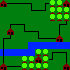

A level layout from a 2D game, rendered from its tile map. Below: a short description, then the map file with its tile-grid data intact:
An orthogonal 10x10 tile map with 7x7 px tiles, 2 tile layers (backGround, foreGround).

<map version="1.0" orientation="orthogonal" renderorder="right-down" width="10" height="10" tilewidth="7" tileheight="7" nextobjectid="1">
 <tileset firstgid="1" name="tileSet" tilewidth="7" tileheight="7" spacing="1" tilecount="25" columns="5">
  <image source="tileSet.png" width="40" height="40" />
 </tileset>
 <layer name="backGround" width="10" height="10">
  <data encoding="csv">
17,17,17,17,17,17,17,17,17,17,
17,17,17,17,17,17,17,17,17,17,
17,17,17,17,17,17,17,17,17,17,
17,17,17,17,17,17,17,17,17,17,
17,17,17,17,17,17,17,17,17,17,
17,17,17,17,17,17,17,17,17,17,
17,17,17,17,16,16,16,16,16,16,
16,16,16,16,16,17,17,17,17,17,
17,17,17,17,17,17,17,17,17,17,
17,17,17,17,17,17,17,17,17,17
</data>
 </layer>
 <layer name="foreGround" width="10" height="10">
  <data encoding="csv">
15,2,2,2,3,0,1,14,14,15,
0,0,0,0,11,2,13,14,14,14,
0,0,0,0,0,0,0,14,14,14,
0,1,2,3,0,0,0,0,1,13,
0,15,0,11,2,3,0,0,6,0,
1,13,0,0,0,11,12,12,15,0,
6,0,0,0,0,0,0,0,0,0,
6,0,0,0,0,14,14,1,2,3,
6,0,0,14,14,15,14,13,0,8,
15,12,12,14,14,14,14,0,0,15
</data>
 </layer>
</map>